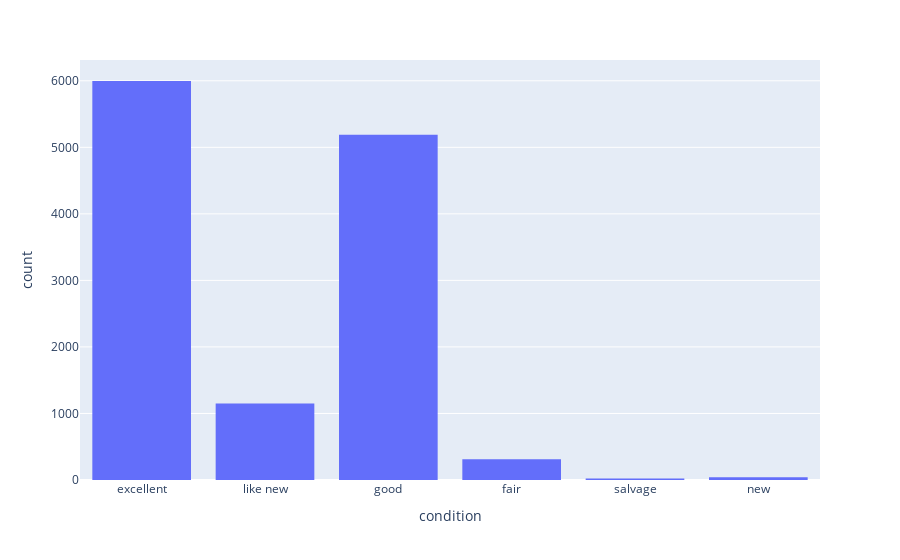

The cell this chart's notebook holds for it:
### Code cell
fig = px.histogram(dfVehicles, x='condition')
fig.show()

### Figure 1 — Plotly figure (JSON) as saved in the notebook; plotly's stock layout.template omitted (floating-point values rounded to 4 significant figures; data arrays with more than 128 entries replaced by an {"elided": "..."} marker saying what was removed)
{"data": [{"alignmentgroup": "True", "bingroup": "x", "hovertemplate": "condition=%{x}<br>count=%{y}<extra></extra>", "legendgroup": "", "marker": {"color": "#636efa", "pattern": {"shape": ""}}, "name": "", "offsetgroup": "", "orientation": "v", "showlegend": false, "type": "histogram", "x": {"elided": "12724 str values"}, "xaxis": "x", "yaxis": "y"}], "layout": {"barmode": "relative", "legend": {"tracegroupgap": 0}, "margin": {"t": 60}, "xaxis": {"anchor": "y", "domain": [0, 1], "title": {"text": "condition"}}, "yaxis": {"anchor": "x", "domain": [0, 1], "title": {"text": "count"}}}}
